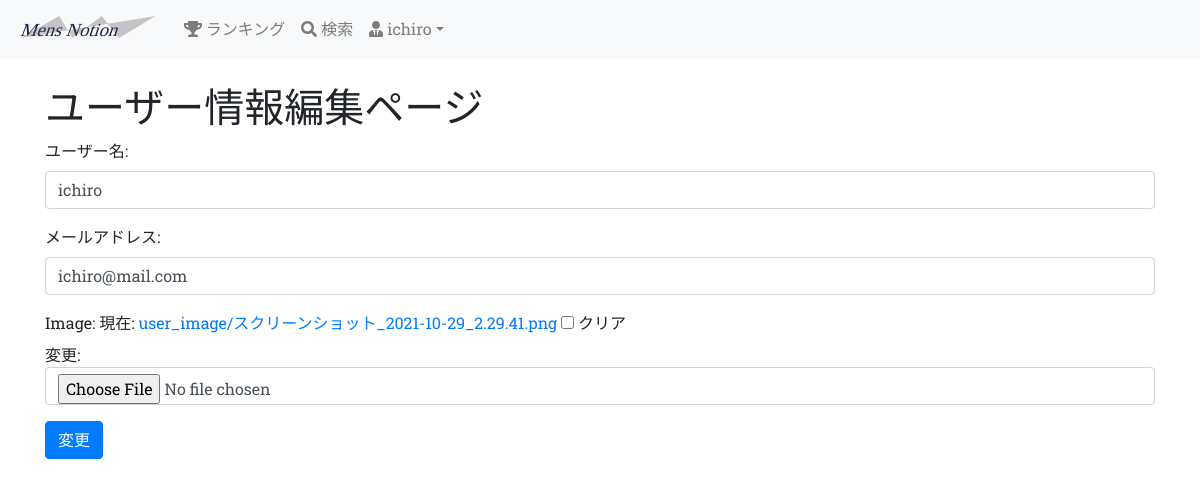
The app's page /edit_user/ (signed in) with its own data.
### groomings/models.py (models this page shows, shortened)
class User(AbstractBaseUser, PermissionsMixin):
    username = models.CharField(max_length=150)
    email = models.EmailField(max_length=255, unique=True)
    image = models.FileField(upload_to='user_image/', null=True, blank=True)
    point = models.IntegerField(default=50, validators=[MinValueValidator(0)])
    follow = models.ManyToManyField(
        'self', blank=True, symmetrical=False, related_name="follower"
    )
    is_active = models.BooleanField(default=True)
    is_staff = models.BooleanField(default=False) # 管理画面にログインできるかどうか
    USERNAME_FIELD = 'email' # このテーブルのレコードを一意に識別
    REQUIRED_FIELDS = ['username'] # スーパーユーザー作成時に入力する(emailとパスワードは必須だからそれ以外で)
    objects = UserManager()
    class Meta:
        db_table = 'user'

### groomings/views.py (the view)
# urls.py: path(r'edit_user/', views.edit_user, name='edit_user'), # ユーザー情報編集ページ
@login_required
def edit_user(request):
    edit_user_form = forms.UserEditForm(request.POST or None, request.FILES or None, instance=request.user)
    if edit_user_form.is_valid():
        edit_user_form.save()
        messages.success(request, 'ユーザー情報を更新しました')
    return render(request, 'groomings/edit_user.html', context={"edit_user_form": edit_user_form})

### groomings/forms.py
class UserEditForm(BaseForm):
    username = forms.CharField(label='ユーザー名')
    email = forms.EmailField(label='メールアドレス')
    image = forms.FileField(required=False)
    class Meta:
        model = User
        fields = ('username', 'email', 'image')

### groomings/templates/groomings/edit_user.html (shortened to what this page needs)
{% extends "groomings/base.html" %}
{% block content %}
  <h1>ユーザー情報編集ページ</h1>
  <form method="POST" enctype="multipart/form-data">
    {{ edit_user_form.as_p }}
    <input type="submit" value="変更" class="btn btn-primary">
  </form>
{% endblock %}

### groomings/templates/groomings/base.html (shortened to what this page needs)
{% load static %}<!DOCTYPE html>
<html lang="ja">
    <head>
        <link rel="stylesheet" href="https://stackpath.bootstrapcdn.com/bootstrap/4.5.0/css/bootstrap.min.css">
        <link rel="stylesheet" type="text/css" href="{% static 'base.css' %}">
    </head>
    <body>
        <header class="mb-4">
            <nav class="navbar navbar-expand-sm navbar-light bg-light">
                <a href="{% url 'groomings:top' %}" class="navbar-brand"><img src="{% static 'static_image/logo.svg' %}" height="30px"></a>
                <div class="collapse navbar-collapse" id="nav-bar">
                    <ul class="navbar-nav">
                        <li class="nav-item"><a href="{% url 'groomings:ranking' %}" class="nav-link"><i class="fas fa-trophy"></i> ランキング</a></li>
                        <li class="nav-item"><a href="{% url 'groomings:search' %}" class="nav-link"><i class="fas fa-search"></i> 検索</a></li>
                        <li class="nav-item dropdown">
                            {% if request.user.is_authenticated %}
                            <a href="#" class="nav-link dropdown-toggle" data-toggle="dropdown"><i class="fas fa-user-tie"></i> {{ request.user.username }}</a>
                            {% endif %}
                        </li>
                    </ul>
                </div>
            </nav>
        </header>
        <div class="container">
            {% block content %}{% endblock %}
        </div>
    </body>
</html>

### static/base.css (style rules this page uses)
html, body { font-family: 'Roboto Slab', serif; }

### records on screen
User: user.username "ichiro", username "ichiro", email "ichiro@mail.com"
